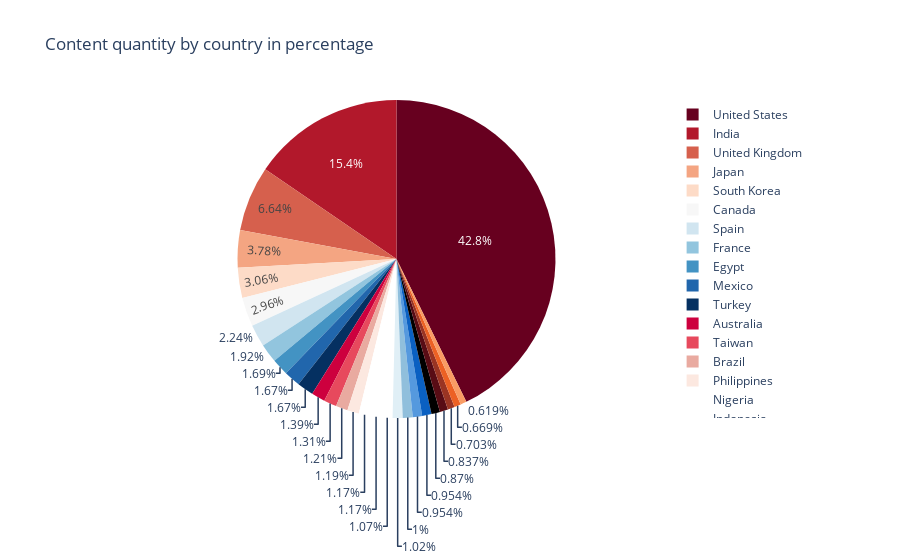

Here is the notebook cell this chart was saved with:
### Code cell
plt.figure(figsize=(14, 7))

figure = px.pie(countries.sort_values(ascending=False).iloc[:20], values=countries.values, names=countries.index,
                title='Content quantity by country in percentage', color_discrete_sequence=px.colors.sequential.RdBu)
figure.show()

### Figure 1 — Plotly figure (JSON) as saved in the notebook; plotly's stock layout.template omitted (floating-point values rounded to 4 significant figures)
{"data": [{"domain": {"x": [0, 1], "y": [0, 1]}, "hovertemplate": "label=%{label}<br>value=%{value}<extra></extra>", "labels": ["United States", "India", "United Kingdom", "Japan", "South Korea", "Canada", "Spain", "France", "Egypt", "Mexico", "Turkey", "Australia", "Taiwan", "Brazil", "Philippines", "Nigeria", "Indonesia", "United Kingdom, United States", "Germany", "United States, Canada", "China", "Thailand", "Hong Kong", "Argentina", "Canada, United States", "Italy", "United States, United Kingdom"], "legendgroup": "", "name": "", "showlegend": true, "type": "pie", "values": [2555, 923, 397, 226, 183, 177, 134, 115, 101, 100, 100, 83, 78, 72, 71, 70, 70, 64, 61, 60, 57, 57, 52, 50, 42, 40, 37]}], "layout": {"legend": {"tracegroupgap": 0}, "piecolorway": ["rgb(103,0,31)", "rgb(178,24,43)", "rgb(214,96,77)", "rgb(244,165,130)", "rgb(253,219,199)", "rgb(247,247,247)", "rgb(209,229,240)", "rgb(146,197,222)", "rgb(67,147,195)", "rgb(33,102,172)", "rgb(5,48,97)"], "title": {"text": "Content quantity by country in percentage"}}}
